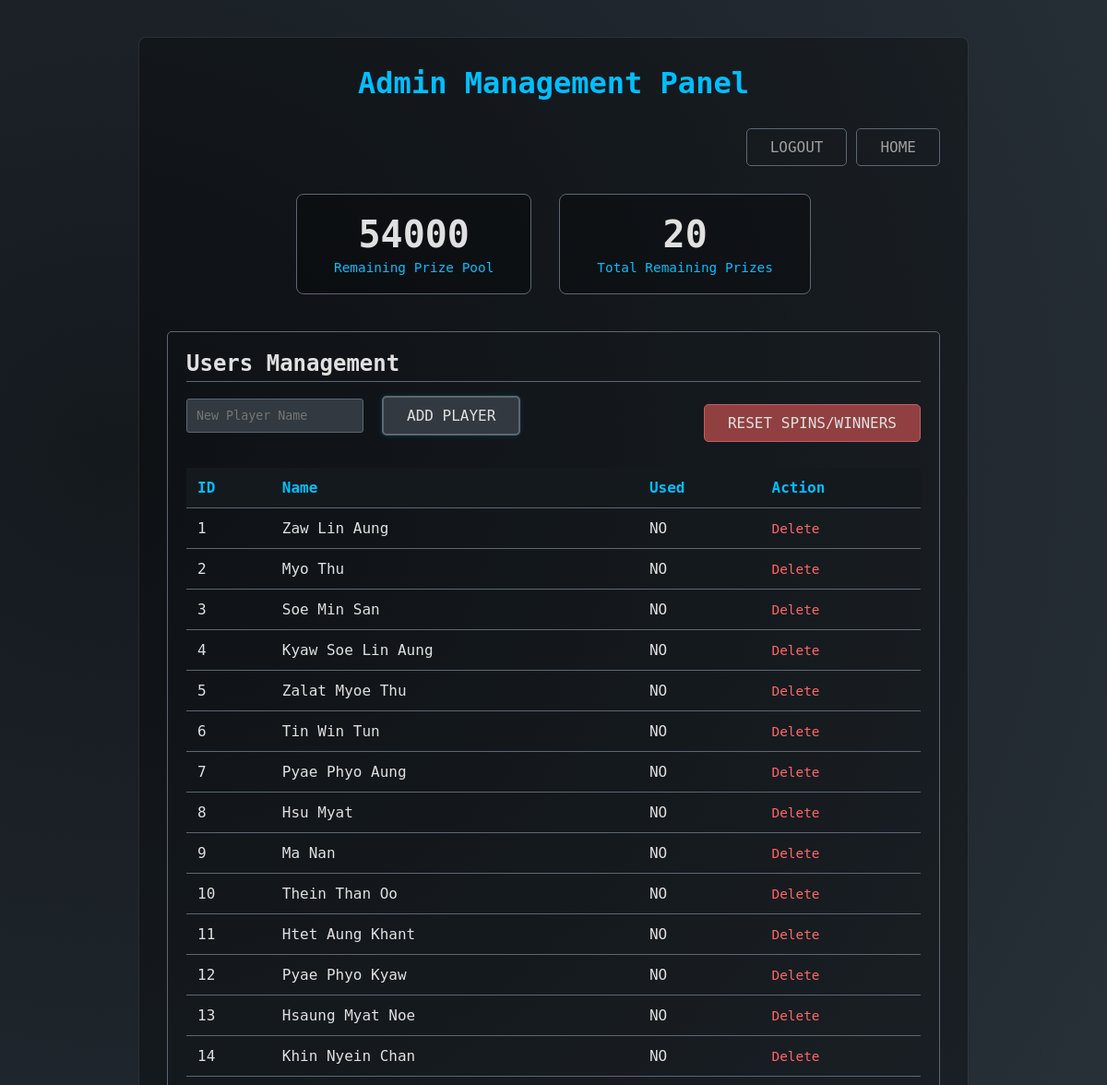
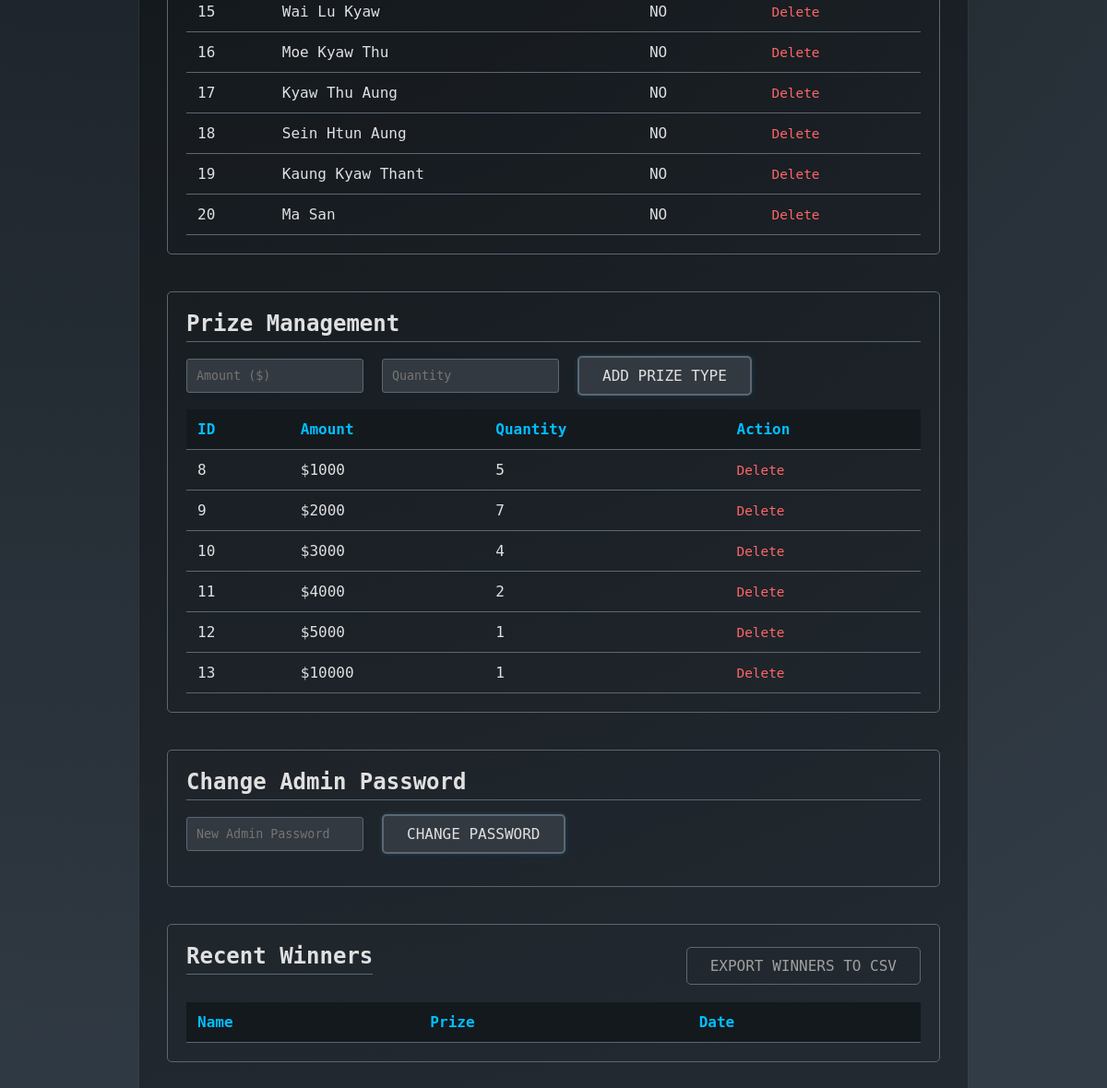
Page /admin_manage (signed in) on the committed database (2 pictures, top to bottom).
### tables this page shows
CREATE TABLE users (
                        id INTEGER PRIMARY KEY AUTOINCREMENT,
                        name TEXT UNIQUE,
                        used INTEGER DEFAULT 0
                    );

CREATE TABLE prizes (
                        id INTEGER PRIMARY KEY AUTOINCREMENT,
                        amount INTEGER,
                        quantity INTEGER
                    );

### app.py (the view)
@app.route('/admin_manage', methods=['GET','POST'])
def admin_manage():
    if 'admin' not in session:
        return redirect('/admin_login')
    conn = get_db()
    users = conn.execute("SELECT * FROM users").fetchall()
    prizes = conn.execute("SELECT * FROM prizes").fetchall()
    winners = conn.execute("SELECT * FROM winners ORDER BY id DESC LIMIT 10").fetchall()
    total_prizes = sum(p['quantity'] for p in prizes)
    total_prize_pool = sum(p['amount'] * p['quantity'] for p in prizes)
    conn.close()
    return render_template("admin_manage.html", users=users, prizes=prizes, winners=winners, total_prizes=total_prizes, total_prize_pool=total_prize_pool)

### app.py (called while the page is built)
def format_currency_filter(value):
    if value is None:
        return "0"
    try:
        return locale.format_string("%d", int(value), grouping=True)
    except:
        return f"{value:,.0f}"

def get_db():
    conn = sqlite3.connect(DB)
    conn.row_factory = sqlite3.Row
    return conn

### templates/admin_manage.html (shortened to what this page needs)
{% extends "base.html" %}
{% block body_class %}admin-manage-body{% endblock %}
{% block content %}
<div class="admin-panel-container">
    <h1>Admin Management Panel</h1>
    <div class="admin-header-actions">
        <a href="{{ url_for('admin_logout') }}" class="btn btn-secondary">Logout</a>
        <a href="/" class="btn btn-secondary">Home</a>
    </div>
    <div class="admin-stats">
        <div class="stat-box">
            <div class="stat-value">{{ total_prize_pool | int | format_currency }}</div>
            <div class="stat-label">Remaining Prize Pool</div>
        </div>
        <div class="stat-box">
            <div class="stat-value">{{ total_prizes }}</div>
            <div class="stat-label">Total Remaining Prizes</div>
        </div>
    </div>
    <div class="admin-section">
        <h2>Users Management</h2>
        <div class="form-actions">
            <form method="POST" action="{{ url_for('admin_add_user') }}" class="inline-form">
                <input type="text" name="name" placeholder="New Player Name" required>
                <button type="submit" class="btn btn-primary">Add Player</button>
            </form>
            <a href="{{ url_for('admin_reset') }}" class="btn btn-warning" onclick="return confirm('Are you sure you want to reset all user spins and delete winners?')">Reset Spins/Winners</a>
        </div>
        <table class="admin-table">
            <thead>
                <tr><th>ID</th><th>Name</th><th>Used</th><th>Action</th></tr>
            </thead>
            <tbody>
                {% for user in users %}
                <tr>
                    <td>{{ user.id }}</td>
                    <td>{{ user.name }}</td>
                    <td>{% if user.used %}YES{% else %}NO{% endif %}</td>
                    <td><a href="{{ url_for('admin_delete_user', id=user.id) }}" onclick="return confirm('Delete user {{ user.name }}?')" class="btn-delete">Delete</a></td>
                </tr>
                {% endfor %}
            </tbody>
        </table>
    </div>
    <div class="admin-section">
        <h2>Prize Management</h2>
        <form method="POST" action="{{ url_for('admin_add_prize') }}" class="inline-form">
            <input type="number" name="amount" placeholder="Amount ($)" required min="100">
            <input type="number" name="quantity" placeholder="Quantity" required min="1">
            <button type="submit" class="btn btn-primary">Add Prize Type</button>
        </form>
        <table class="admin-table">
            <thead>
                <tr><th>ID</th><th>Amount</th><th>Quantity</th><th>Action</th></tr>
            </thead>
            <tbody>
                {% for prize in prizes %}
                <tr>
                    <td>{{ prize.id }}</td>
                    <td>${{ prize.amount | int | format_currency }}</td>
                    <td>{{ prize.quantity }}</td>
                    <td><a href="{{ url_for('admin_delete_prize', id=prize.id) }}" onclick="return confirm('Delete prize type ${{ prize.amount | int | format_currency }}?')" class="btn-delete">Delete</a></td>
                </tr>
                {% endfor %}
            </tbody>
        </table>
    </div>
    <div class="admin-section">
        <h2>Change Admin Password</h2>
        <form method="POST" action="{{ url_for('admin_change_password') }}" class="inline-form">
            <input type="password" name="password" placeholder="New Admin Password" required>
            <button type="submit" class="btn btn-primary">Change Password</button>
        </form>
    </div>
    <div class="admin-section">
        <div class="form-actions" style="margin-bottom: 5px;">
            <h2>Recent Winners</h2>
            <a href="{{ url_for('export_winners_csv') }}" class="btn btn-secondary">Export Winners to CSV</a>
        </div>
        <table class="admin-table">
            <thead>
                <tr><th>Name</th><th>Prize</th><th>Date</th></tr>
            </thead>
        </table>
    </div>
</div>
{% endblock %}

### static/css/style.css (style rules this page uses)
:root { --bg-dark: #14191e; --bg-light: #323c46; --text-light: #E0E0E0; --text-muted: #A0A0A0; --accent-blue: #00BFFF; --btn-dark: #333940; --btn-border: #5C6773; }
* { box-sizing: border-box; margin: 0; padding: 0; font-family: 'monospace', sans-serif; }
body { min-height: 100vh; color: var(--text-light); background: radial-gradient(circle at 10% 20%, var(--bg-dark) 0%, var(--bg-light) 90%); }
a { color: var(--accent-blue); text-decoration: none; transition: color 0.3s; }
.btn { padding: 10px 25px; border-radius: 5px; font-size: 1em; cursor: pointer; transition: background-color 0.3s, border-color 0.3s, box-shadow 0.3s; text-transform: uppercase; display: inline-block; text-align: center; border: none; }
.btn-primary { background-color: var(--btn-dark); color: var(--text-light); border: 2px solid var(--btn-border); box-shadow: 0 0 5px rgba(0, 191, 255, 0.2); }
.btn-secondary { background-color: transparent; color: var(--text-muted); border: 1px solid var(--btn-border); }
.btn-warning { background-color: #904040; color: var(--text-light); border: 1px solid #C06060; }
.btn-delete { color: #FF6666; font-size: 0.9em; }
input[type="text"], input[type="password"], input[type="number"] { padding: 10px; border: 1px solid var(--btn-border); background-color: var(--btn-dark); color: var(--text-light); border-radius: 3px; margin-right: 10px; }
.stat-box { background: rgba(0, 0, 0, 0.3); border: 1px solid var(--btn-border); padding: 20px 40px; border-radius: 8px; text-align: center; min-width: 200px; }
.stat-value { font-size: 2.5em; color: var(--text-light); font-weight: bold; }
.stat-label { font-size: 0.9em; color: var(--accent-blue); margin-top: 5px; }
.admin-login-body, .admin-manage-body { padding: 40px; }
.admin-form-container, .admin-panel-container { max-width: 900px; margin: 0 auto; padding: 30px; background: rgba(0, 0, 0, 0.3); border-radius: 8px; border: 1px solid rgba(255, 255, 255, 0.1); }
.admin-form-container h2, .admin-panel-container h1 { color: var(--accent-blue); text-align: center; margin-bottom: 30px; }
.admin-header-actions { display: flex; justify-content: flex-end; gap: 10px; margin-bottom: 30px; }
.admin-stats { display: flex; justify-content: center; gap: 30px; margin-bottom: 40px; }
.admin-section { margin-bottom: 40px; padding: 20px; border: 1px solid var(--btn-border); border-radius: 5px; }
.admin-section h2 { color: var(--text-light); margin-bottom: 15px; border-bottom: 1px solid var(--btn-border); padding-bottom: 5px; }
.inline-form { display: flex; gap: 10px; align-items: center; margin-bottom: 15px; }
.form-actions { display: flex; justify-content: space-between; align-items: center; margin-bottom: 20px; }
.admin-table { width: 100%; border-collapse: collapse; margin-top: 15px; }
.admin-table th, .admin-table td { padding: 12px; text-align: left; border-bottom: 1px solid var(--btn-border); }
.admin-table th { background-color: var(--bg-dark); color: var(--accent-blue); }

### rows in the picture
users: id "1", name "Zaw Lin Aung", used "NO"
users: id "2", name "Myo Thu", used "NO"
users: id "3", name "Soe Min San", used "NO"
users: id "4", name "Kyaw Soe Lin Aung", used "NO"
users: id "5", name "Zalat Myoe Thu", used "NO"
users: id "6", name "Tin Win Tun", used "NO"
users: id "7", name "Pyae Phyo Aung", used "NO"
users: id "8", name "Hsu Myat", used "NO"
users: id "9", name "Ma Nan", used "NO"
users: id "10", name "Thein Than Oo", used "NO"
users: id "11", name "Htet Aung Khant", used "NO"
users: id "12", name "Pyae Phyo Kyaw", used "NO"
users: id "13", name "Hsaung Myat Noe", used "NO"
users: id "14", name "Khin Nyein Chan", used "NO"
users: id "15", name "Wai Lu Kyaw", used "NO"
users: id "16", name "Moe Kyaw Thu", used "NO"
users: id "17", name "Kyaw Thu Aung", used "NO"
users: id "18", name "Sein Htun Aung", used "NO"
users: id "19", name "Kaung Kyaw Thant", used "NO"
users: id "20", name "Ma San", used "NO"
prizes: id "8", amount "1000", quantity "5"
prizes: id "9", amount "2000", quantity "7"
prizes: id "10", amount "3000", quantity "4"
prizes: id "11", amount "4000", quantity "2"
prizes: id "12", amount "5000", quantity "1"
prizes: id "13", amount "10000", quantity "1"

### other values in the picture
{{ total_prize_pool | int | format_currency }} "54000"
{{ total_prizes }} "20"
